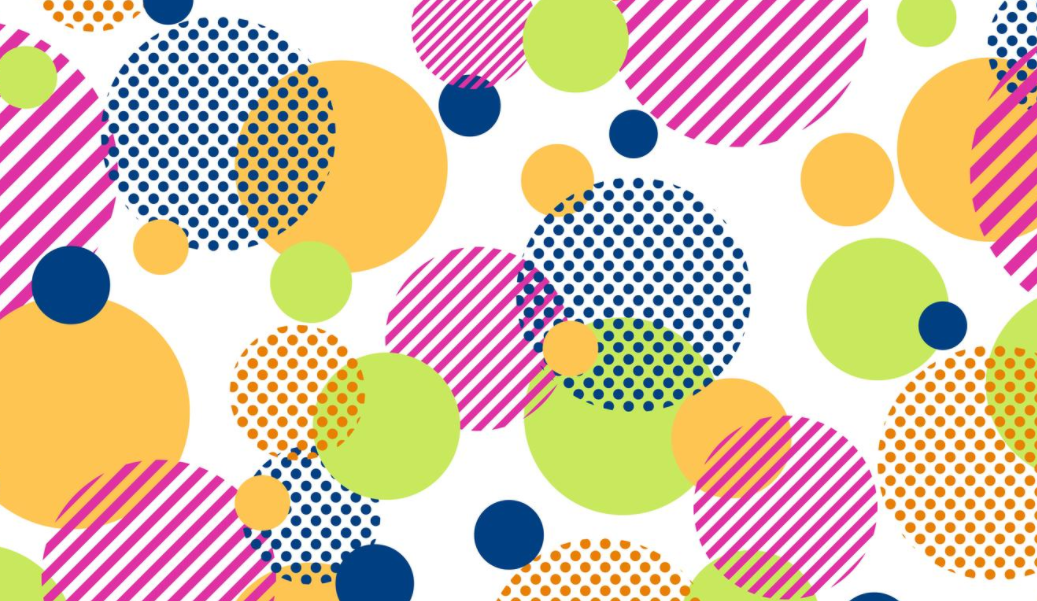
#> input picture img/dot.png, 1037 x 601 px
$ python 'practice 13.py'
#> lines starting #> are read from the running program, lines starting #| are printed output that depends on the picture
## constant operation openCV 4 (1/8~2/8)


import cv2
import numpy as np


img= cv2.imread('img/dot.png')
#> img is the input picture: shape (601, 1037, 3); mean B, G, R 171.5, 194.6, 218.2
print(img.shape)
#| (601, 1037, 3)
img_add = img+200
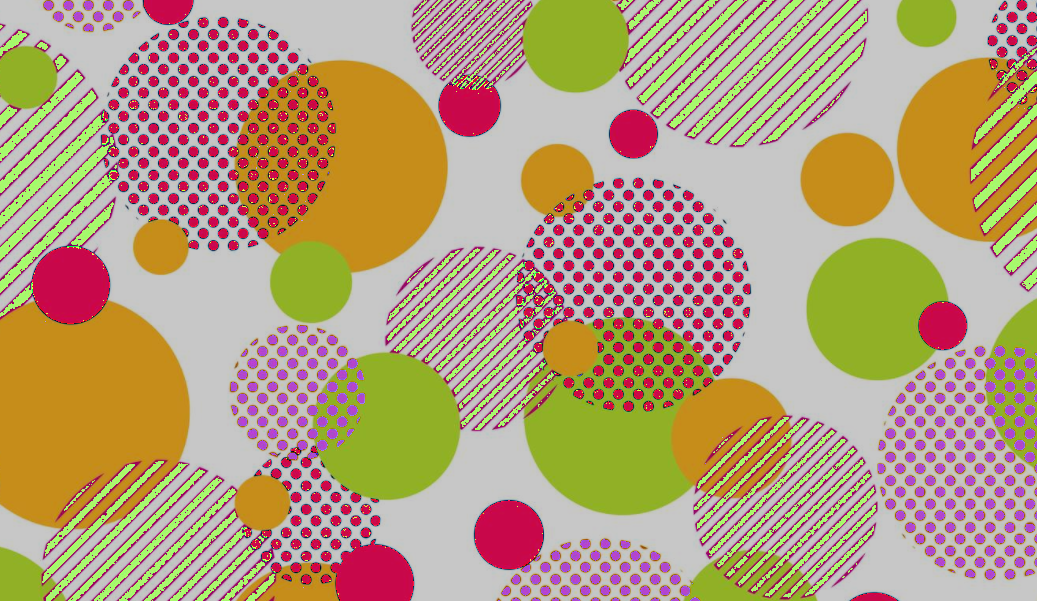
#> img_add: shape (601, 1037, 3); mean B, G, R 122.4, 157.6, 182.4
img_substract = img.copy()
#
# img_substract[:,:,0] = img[:,:,0]-10
# img_substract[:,:,1] = img[:,:,1]-40
# img_substract[:,:,2] = img[:,:,2]-200


img_mul = img.copy()

img_mul[:,:,0] = img[:,:,0]*10
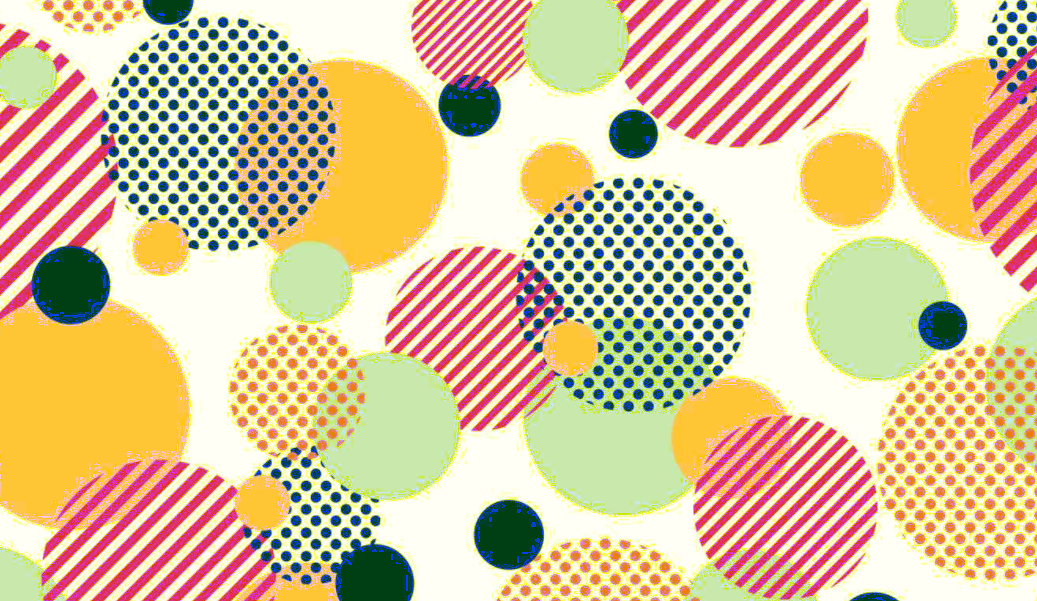
#> img_mul: shape (601, 1037, 3); mean B, G, R 154.6, 194.6, 218.2
img_mul[:,:,1] = img[:,:,1]*2
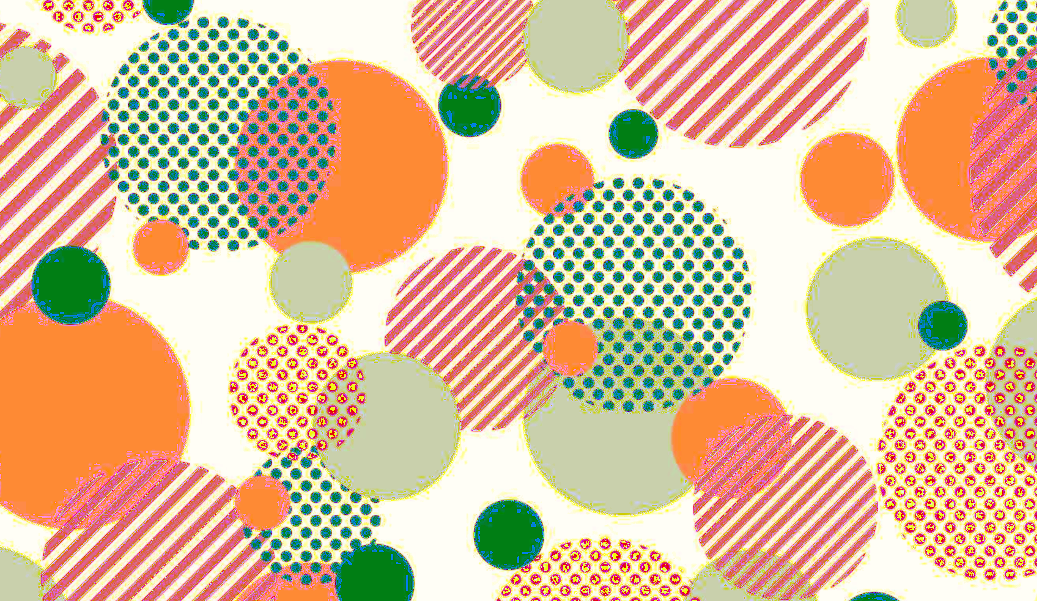
#> img_mul: shape (601, 1037, 3); mean B, G, R 154.6, 187.4, 218.2
img_mul[:,:,2] = img[:,:,2]*1

img_div = img.copy()
img_div = img_div/2
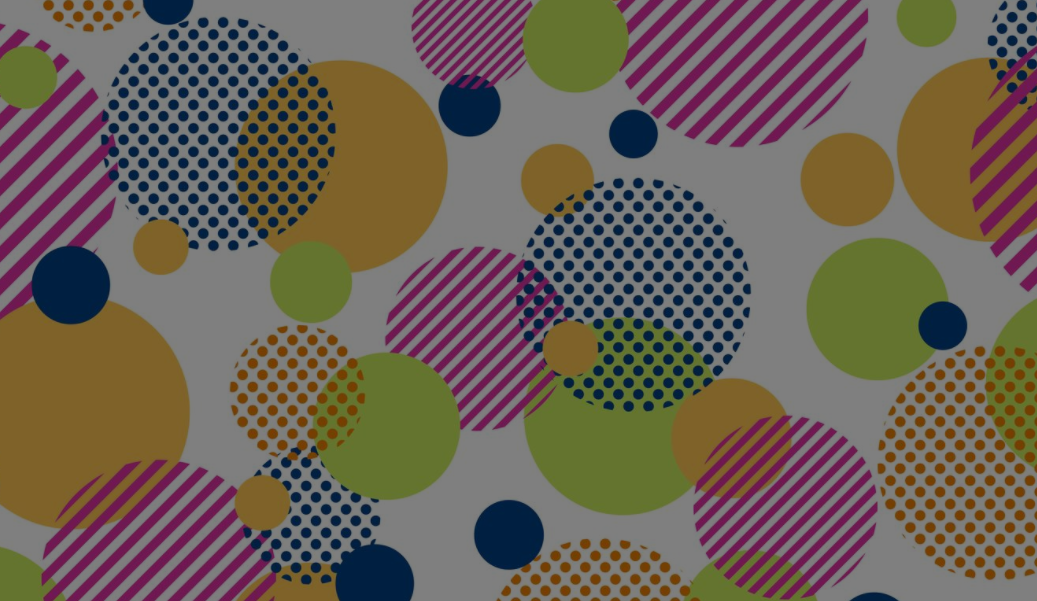
#> img_div: shape (601, 1037, 3) float64; mean B, G, R 85.7, 97.3, 109.1

# img_absdiff= img.copy()


cv2.imshow('img',img)
cv2.imshow('add',img_substract)
cv2.imshow('mul',img_mul)
cv2.imshow('div',img_div)
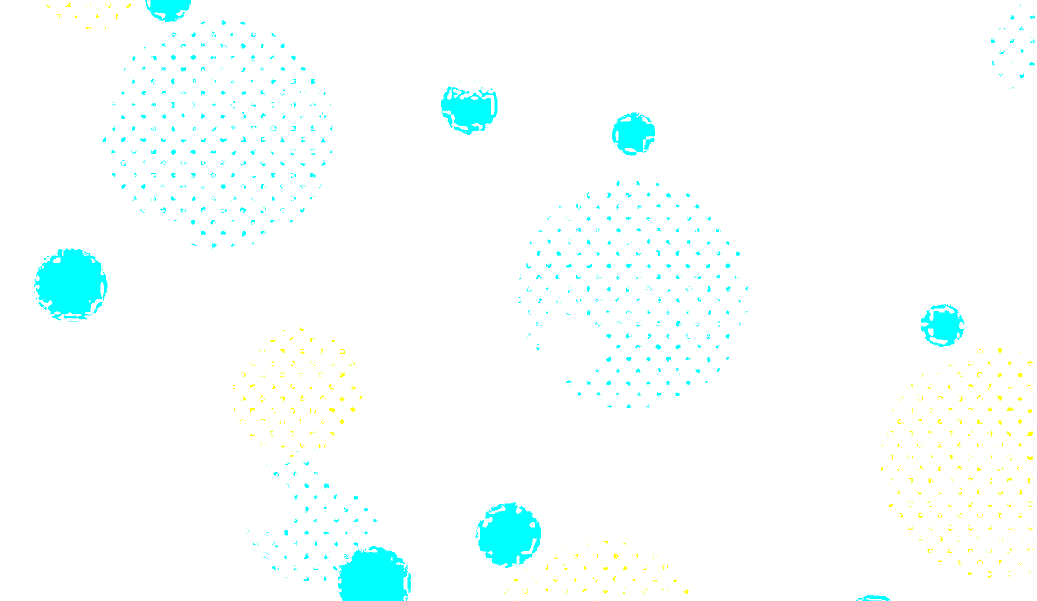
#> window 'div': shape (601, 1037, 3); mean B, G, R 254.3, 255, 247.6
#> (the run stopped early here; a loop or call above may not have finished)
